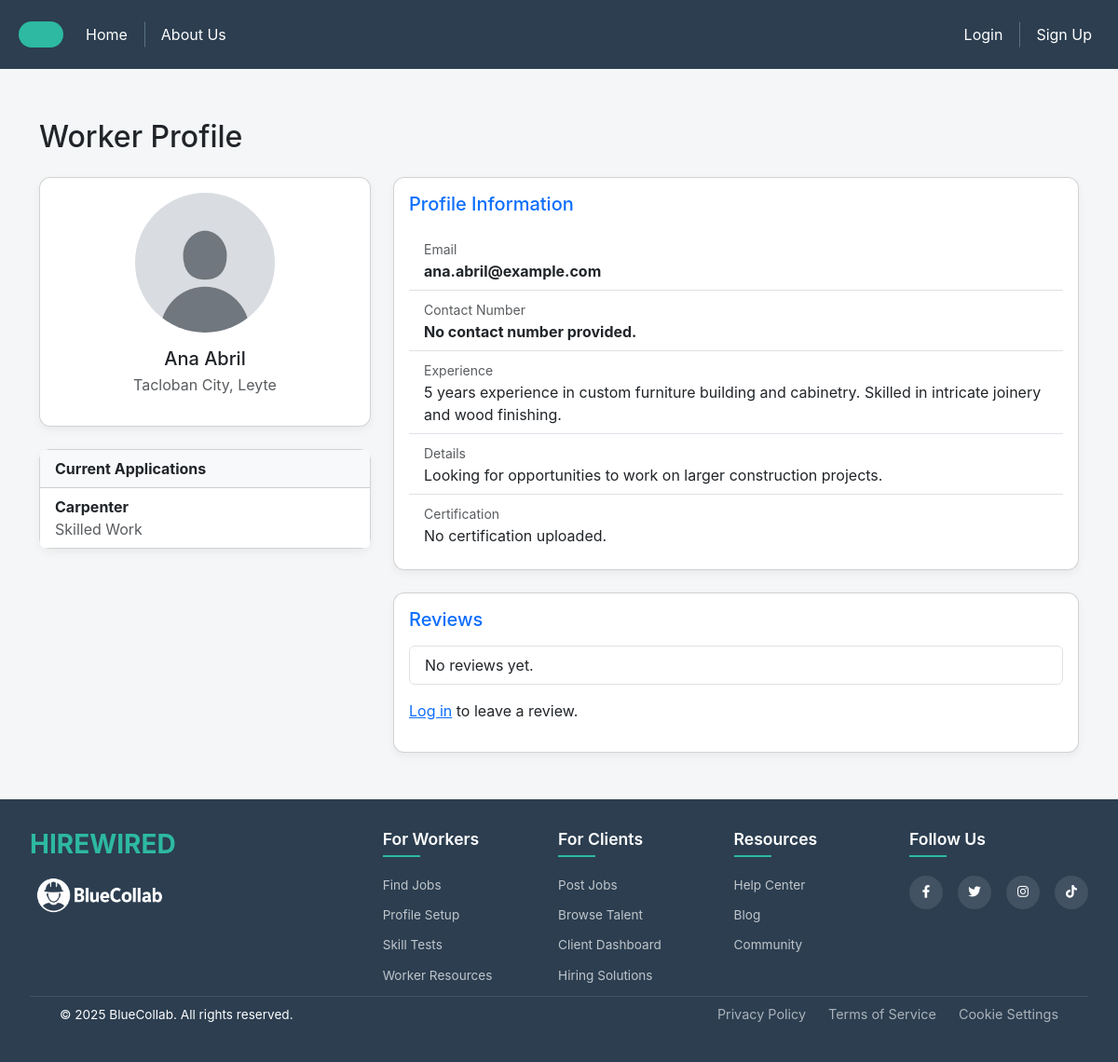
The app's page /workers/125/, older data.
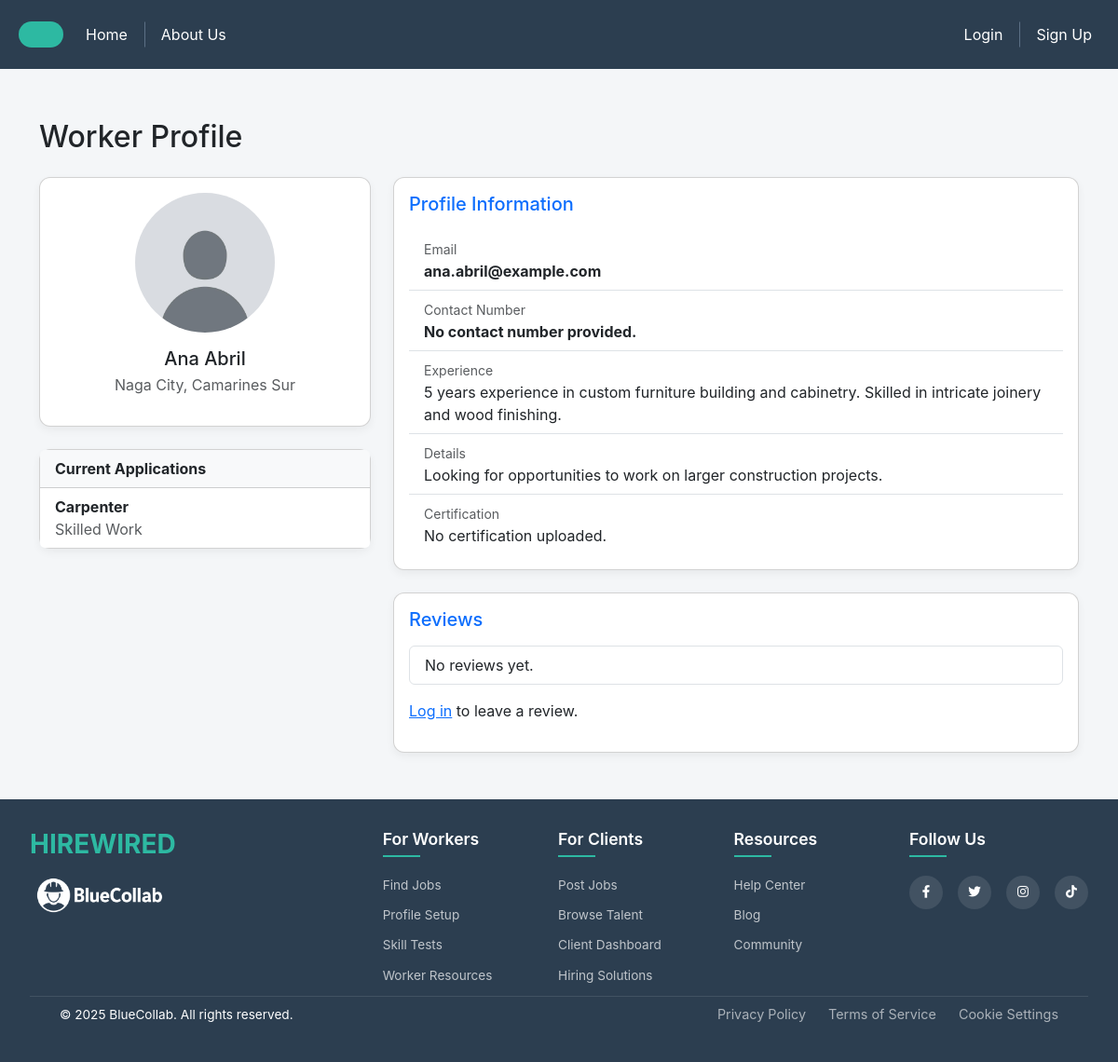
The same page, newer data.
### session/models.py (models this page shows, shortened)
class User(AbstractUser):
    USER_TYPE_CHOICES = (
        ('worker', 'Worker'),
        ('employer', 'Employer'),
    )
    username = models.CharField(max_length=20, unique=True)
    user_type = models.CharField(max_length=10, choices=USER_TYPE_CHOICES)
    contact_number = models.CharField(max_length=100, blank=True, null=True)
    objects = UserManager()
    @property
    def profile(self):
        if self.user_type == "worker":
            return WorkerProfile.objects.filter(user=self).first()
        elif self.user_type == "employer":
            return EmployerProfile.objects.filter(user=self).first()
        return None  # No profile exists

### profiles/models.py (models this page shows, shortened)
class WorkerProfile(models.Model):
    user = models.OneToOneField(settings.AUTH_USER_MODEL, on_delete=models.CASCADE)
    categories = models.ManyToManyField(Category, blank=True)
    location = models.CharField(max_length=255, blank=True)
    experience = models.TextField(blank=True)
    details = models.TextField(blank=True)
    contact_number = models.CharField(max_length=100, blank=True)
    profile_picture = models.ImageField(upload_to='profile_pictures/', blank=True, null=True, default='profile_pictures/default.jpg')
    certification = models.FileField(upload_to='certifications/', blank=True, null=True)

### findjob/models.py (models this page shows)
class Job(models.Model):
    name = models.CharField(max_length=255)
    description = models.TextField(blank=True)
    category = models.CharField(max_length=255)
    schedule = models.CharField(max_length=255)
    salary = models.DecimalField(max_digits=10, decimal_places=2)
    rate_type = models.CharField(max_length=10, choices=[('hr', 'Per Hour'), ('day', 'Per Day')])
    details = models.TextField(blank=True)
    city = models.CharField(max_length=100, default='Quezon')

### hireworkers/views.py (the view, shortened to what this page needs)
# urls.py: path('workers/<int:worker_id>/', hire_worker_profile_view, name='hire_worker_profile_view'),
def hire_worker_profile_view(request, worker_id):
    worker = get_user_model().objects.get(id=worker_id)
    applications = Application.objects.filter(worker=worker)
    jobs = [application.job for application in applications]
    reviews = Review.objects.filter(worker=worker).order_by('-created_at')
    context = {
        'worker': worker,
        'jobs': jobs,
        'reviews': reviews,
    }
    return render(request, 'worker_profile.html', context)

### hireworkers/templates/worker_profile.html
{% extends 'base.html' %}
{% load static %}
{% block add_css %}
    <link rel="stylesheet" href="{% static 'css/hireworker_prof.css' %}">
{% endblock %}
{% block nav %}
    {% include 'nav.html' %}
{% endblock %}
{% block content %}
<div class="container my-5">
    <h2 class="mb-4">Worker Profile</h2>
    <div class="row">
        <div class="col-md-4">
            <div class="card mb-4">
                <div class="card-body text-center">
                    {% if worker.profile.profile_picture %}
                        <img src="{{ worker.profile.profile_picture.url }}" class="img-fluid rounded-circle mb-3" style="width: 150px;" alt="Profile Picture">
                    {% else %}
                        <p>No profile image available.</p>
                    {% endif %}
                    <h5 class="card-title mb-1">{{ worker.first_name }} {{ worker.last_name }}</h5>
                    <p class="text-muted">{{ worker.workerprofile.location }}</p>
                </div>
            </div>
            <div class="card">
                <div class="card-header bg-light fw-bold">Current Applications</div>
                <ul class="list-group list-group-flush">
                    {% if jobs %}
                        {% for job in jobs %}
                        <li class="list-group-item">
                            <strong>{{ job.name }}</strong><br>
                            <span class="text-muted">{{ job.category }}</span>
                        </li>
                        {% endfor %}
                    {% else %}
                        <li class="list-group-item">No current applications.</li>
                    {% endif %}
                </ul>
            </div>
        </div>
        <div class="col-md-8">
            <div class="card mb-4">
                <div class="card-body">
                    <h5 class="mb-3 text-primary">Profile Information</h5>
                    <ul class="list-group list-group-flush">
                        <li class="list-group-item">
                            <small class="text-muted">Email</small><br>
                            <strong>{{ worker.email|default:"No email provided." }}</strong>
                        </li>
                        <li class="list-group-item">
                            <small class="text-muted">Contact Number</small><br>
                            <strong>{{ worker.workerprofile.contact_number|default:"No contact number provided." }}</strong>
                        </li>
                        <li class="list-group-item">
                            <small class="text-muted">Experience</small><br>
                            <p class="mb-0">{{ worker.workerprofile.experience }}</p>
                        </li>
                        <li class="list-group-item">
                            <small class="text-muted">Details</small><br>
                            <p class="mb-0">{{ worker.workerprofile.details }}</p>
                        </li>
                        <li class="list-group-item">
                            <small class="text-muted">Certification</small><br>
                            {% if worker.workerprofile.certification %}
                                <a href="{{ worker.workerprofile.certification.url }}" target="_blank" class="btn btn-sm btn-outline-primary mt-1">
                                    View Certification
                                </a>
                            {% else %}
                                <p class="mb-0">No certification uploaded.</p>
                            {% endif %}
                        </li>
                    </ul>
                </div>
            </div>
            <div class="card">
                <div class="card-body">
                    <h5 class="mb-3 text-primary">Reviews</h5>
                    <ul class="list-group mb-3">
                        {% for review in reviews %}
                            <li class="list-group-item">
                                <strong>{{ review.reviewer.get_full_name|default:"Anonymous" }}</strong>
                                <p class="mb-1">{{ review.comment }}</p>
                                <small class="text-muted">{{ review.created_at|date:"M d, Y H:i" }}</small>
                            </li>
                        {% empty %}
                            <li class="list-group-item">No reviews yet.</li>
                        {% endfor %}
                    </ul>
                    {% if user.is_authenticated %}
                    <form method="post">
                        {% csrf_token %}
                        <div class="mb-3">
                            <label for="id_comment" class="form-label">Comment:</label>
                            <textarea name="comment" required class="form-control" rows="3"></textarea>
                        </div>
                        <button type="submit" class="btn btn-primary">Submit Review</button>
                    </form>
                    {% else %}
                    <p><a href="{% url 'login_view' %}">Log in</a> to leave a review.</p>
                    {% endif %}
                </div>
            </div>
        </div>
    </div>
</div>
{% endblock %}
{% block footer %}
    {% include 'footer.html' %}
{% endblock %}

### templates/base.html (shortened to what this page needs)
{% load static %}
<!DOCTYPE html>
<html>
    <head>
        <link href="https://cdn.jsdelivr.net/npm/bootstrap@5.3.6/dist/css/bootstrap.min.css"
            rel="stylesheet"
>
        <link rel="stylesheet"
            href="https://cdn.jsdelivr.net/npm/bootstrap-icons@1.11.3/font/bootstrap-icons.min.css">
        <link rel="stylesheet" href="https://cdnjs.cloudflare.com/ajax/libs/font-awesome/6.4.0/css/all.min.css">
        <link rel="stylesheet" href="{% static 'css/style.css' %}">
        <link rel="stylesheet" href="{% static 'css/nav.css' %}">
        <link rel="stylesheet" href="{% static 'css/footer.css' %}">
        {% block add_css %}{% endblock %}
    </head>
    <body>
        {% block nav %}{% endblock %}
        {% block content %}{% endblock %}
        <footer>{% block footer %}{% endblock  %}</footer>
    </body>
</html>

### templates/nav.html
{% load static %}
<nav class="navbar navbar-expand-sm navbar-dark bg-dark">
    <div class="navbar-brand">
        <div class="nav-logo"></div>
    </div>
    <ul class="navbar-nav me-auto">
        <li class="nav-item">
            <a href="{% url 'homepage_view' %}" class="nav-link">Home</a>
        </li>
        {% if user.is_authenticated %}
            {% if user.user_type == 'worker' %}
                <li class="nav-item">
                    <a href="{% url 'find_jobs_view' %}" class="nav-link">Find a Job</a>
                </li>
            {% elif user.user_type == 'employer' %}
                <li class="nav-item">
                    <a href="{% url 'find_jobs_view' %}" class="nav-link">Find a Job</a>
                </li>
                <li class="nav-item">
                    <a href="{% url 'hire_workers_view' %}" class="nav-link">Hire Workers</a>
                </li>
            {% endif %}
            <li class="nav-item">
                <a href="{% url 'about_view' %}" class="nav-link">About Us</a>
            </li>
        {% else %}
            <li class="nav-item">
                <a href="{% url 'about_view' %}" class="nav-link">About Us</a>
            </li>
        {% endif %}
    </ul>
    <ul class="navbar-nav ms-auto">
        {% if user.is_authenticated %}
            <li class="nav-item">
                <div class="navbar-text">Welcome, {{ user.username }}</div>
            </li>
            {% if user.user_type == 'worker' %}
                <li class="nav-item">
                    <a href="{% url 'edit_profile_view' %}" class="nav-link">Edit Profile</a>
                </li>
            {% elif user.user_type == 'employer' %}
                <li class="nav-item">
                    <a href="{% url 'edit_employer_profile_view' %}" class="nav-link">Edit Profile</a>
                </li>
            {% endif %}
            <li class="nav-item">
                <form method="POST" action="{% url 'logout_view' %}">
                    {% csrf_token %}
                    <button type="submit" class="btn btn-link nav-link">Log Out</button>
                </form>
            </li>
        {% else %}
            <li class="nav-item">
                <a href="{% url 'login_view' %}" class="nav-link">Login</a>
            </li>
            <li class="nav-item">
                <a href="{% url 'register_view' %}" class="nav-link">Sign Up</a>
            </li>
        {% endif %}
    </ul>
</nav>

### templates/footer.html
{% load static %}
<footer class="site-footer">
  <div class="footer-container">
    <div class="footer-brand">
      <h2 class="footer-logo">HIREWIRED</h2>
      <div class="logo-container">
        <img src="{% static 'bc.png' %}" alt="BlueCollab Logo" class="bluecollab-logo">
      </div>
    </div>
    <div class="footer-nav">
      <div class="footer-column">
        <h3 class="footer-heading">For Workers</h3>
        <ul class="footer-links">
          <li><a href="#">Find Jobs</a></li>
          <li><a href="#">Profile Setup</a></li>
          <li><a href="#">Skill Tests</a></li>
          <li><a href="#">Worker Resources</a></li>
        </ul>
      </div>
      <div class="footer-column">
        <h3 class="footer-heading">For Clients</h3>
        <ul class="footer-links">
          <li><a href="#">Post Jobs</a></li>
          <li><a href="#">Browse Talent</a></li>
          <li><a href="#">Client Dashboard</a></li>
          <li><a href="#">Hiring Solutions</a></li>
        </ul>
      </div>
      <div class="footer-column">
        <h3 class="footer-heading">Resources</h3>
        <ul class="footer-links">
          <li><a href="#">Help Center</a></li>
          <li><a href="#">Blog</a></li>
          <li><a href="#">Community</a></li>
        </ul>
      </div>
      <div class="footer-column">
        <h3 class="footer-heading">Follow Us</h3>
        <div class="social-links">
          <a href="https://www.facebook.com/" aria-label="Facebook"><i class="fab fa-facebook-f"></i></a>
          <a href="https://x.com/" aria-label="Twitter"><i class="fab fa-twitter"></i></a>
          <a href="https://www.instagram.com/" aria-label="Instagram"><i class="fab fa-instagram"></i></a>
          <a href="https://www.tiktok.com/en/" aria-label="Tiktok"><i class="fab fa-tiktok"></i></a>
        </div>
      </div>
    </div>
  </div>
  <div class="footer-bottom">
    <a>&copy; 2025 BlueCollab. All rights reserved.</a>
    <div class="legal-links">
      <a href="#">Privacy Policy</a>
      <a href="#">Terms of Service</a>
      <a href="#">Cookie Settings</a>
    </div>
  </div>
</footer>

### static/css/style.css (style rules this page uses)
body { font-family: 'Inter', sans-serif; padding-top: 80px; position: relative; background-color: #f4f6f8; }

### static/css/nav.css (style rules this page uses)
.navbar { position: fixed; top: 0; left: 0; width: 100%; padding: 10px 20px; background-color: #2c3e50 !important; z-index: 1000; font-family: 'Inter', sans-serif; display: flex; align-items: center; justify-content: space-between; }
.navbar-brand { display: flex; align-items: center; gap: 10px; }
.nav-logo { width: 48px; height: 28px; background-color: #2db9a2; border-radius: 14px; }
.navbar-nav { display: flex; align-items: center; gap: 20px; list-style: none; padding: 0; margin: 0; }
.nav-item { position: relative; }
.nav-link { color: #ffffff; font-size: 1rem; padding: 15px 10px; text-decoration: none; display: block; transition: color 0.3s ease; }
.nav-item + .nav-item::before { content: ""; position: absolute; left: -10px; top: 50%; transform: translateY(-50%); height: 50%; width: 1px; background-color: #5c7085; }
.nav-link::after { content: ''; position: absolute; bottom: 10px; left: 50%; width: 0; height: 2px; background: #2db9a2; transition: all 0.3s ease; }

### static/css/footer.css (style rules this page uses)
.site-footer { margin-top: 50px; width: 100%; background-color: #2c3e50; color: #ffffff; font-family: 'Inter', sans-serif !important; font-size: 0.85rem !important; padding: 2rem 2rem !important; z-index: 1000; }
.footer-container { max-width: 1200px; margin: 0 auto; display: grid; grid-template-columns: 1fr; }
.footer-brand { max-width: 350px; }
.footer-logo { color: #2db9a2; font-size: 1.75rem; font-weight: 700; margin-bottom: 1rem; }
.logo-container { margin-top: 10px; justify-content: center; line-height: 1.4; margin-bottom: 1.5rem; }
.bluecollab-logo { width: 150px; height: auto; filter: brightness(0) invert(1); }
.footer-nav { display: grid; grid-template-columns: repeat(auto-fit, minmax(180px, 1fr)); }
.footer-heading { color: #ffffff; font-size: 1.1rem; font-weight: 600; margin-bottom: 1.25rem; position: relative; padding-bottom: 0.5rem; }
.footer-heading::after { content: ''; position: absolute; left: 0; bottom: 0; width: 40px; height: 2px; background-color: #2db9a2; }
.footer-links { list-style: none; padding: 0; margin: 0; }
.footer-links li { margin-bottom: 0.75rem; }
.footer-links a { color: rgba(255, 255, 255, 0.7); text-decoration: none; transition: color 0.3s ease; }
.social-links { display: flex; gap: 1rem; }
.social-links a { text-decoration: none; color: white; background-color: rgba(255, 255, 255, 0.1); width: 36px; height: 36px; border-radius: 50%; display: flex; align-items: center; justify-content: center; transition: all 0.3s ease; }
.footer-bottom { border-top: 1px solid rgba(255, 255, 255, 0.1); padding: 0.5rem 2rem; display: flex; flex-direction: column; align-items: center; gap: 1rem; text-align: center; }
.legal-links { display: flex; gap: 1.5rem; }
.legal-links a { color: rgba(255, 255, 255, 0.6); text-decoration: none; font-size: 0.9rem; transition: color 0.3s ease; }
@media (min-width: 768px) { .footer-container { grid-template-columns: 1fr 2fr; } }
@media (min-width: 768px) { .footer-bottom { flex-direction: row; justify-content: space-between; text-align: left; } }
@media (min-width: 992px) { .footer-nav { grid-template-columns: repeat(4, 1fr); } }

### static/css/hireworker_prof.css (style rules this page uses)
.card { border-radius: 12px; box-shadow: 0 4px 10px rgba(0,0,0,0.05); }

Row changes from the older to the newer data that the page shows:
changed User "Ana": workerprofile.location "Tacloban City, Leyte" → "Naga City, Camarines Sur"
